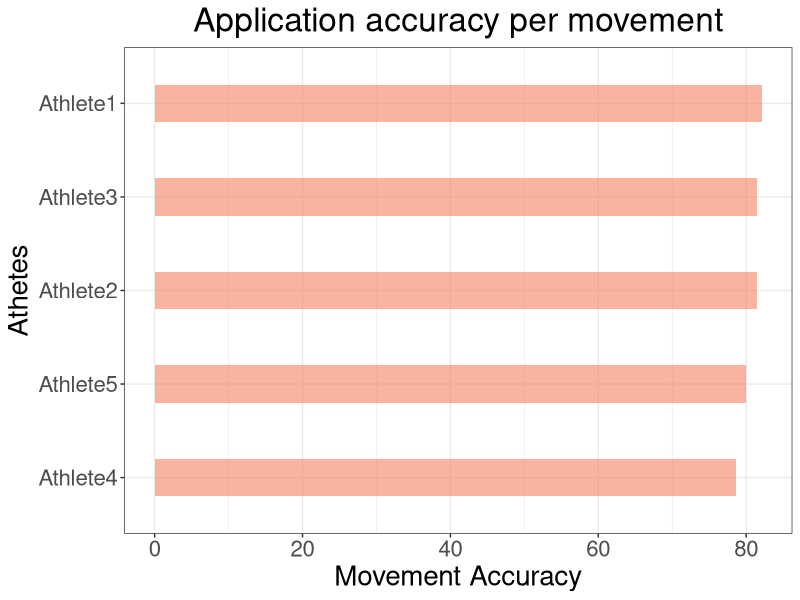
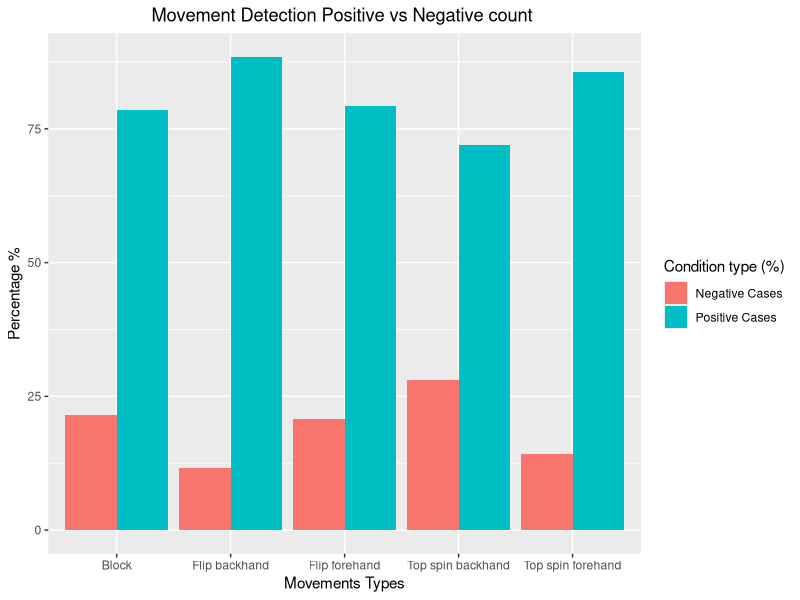

Recreate these plots in R, in order.
# Title     : TODO
# Objective : TODO
# Created by: nuno
# Created on: 10/11/21

# load the library
library(forcats)


# Library
library(ggplot2)
library(dplyr)

# Dataset 1: one value per group
data <- data.frame(
  name = c("Athlete1", "Athlete2", "Athlete3", "Athlete4", "Athlete5"),
  val = c(0.821428571,0.814814815,0.814814815,0.785714286,0.8))
# Reorder following the value of another column:
data %>%
  mutate(name = fct_reorder(name, val)) %>%
  ggplot(aes(x = name, y = val * 100)) +
  geom_bar(stat = "identity", fill = "#f68060", alpha = .6, width = .4) +
  coord_flip() +
  xlab("Athetes") +
  ylab("Movement Accuracy") +
  theme_bw() +
  ggtitle("Application accuracy per movement") +
  theme(plot.title = element_text(hjust = 0.5), text = element_text(size = 20))
#print()

# Reverse side
#data %>%
#  mutate(name = fct_reorder(name, desc(val))) %>%
#  ggplot( aes(x=name, y=val)) +
#  geom_bar(stat="identity", fill="#f68060", alpha=.6, width=.4) +
#  coord_flip() +
#  xlab("") +
#  theme_bw()

# library
library(ggplot2)

# create a dataset
specie <- c(rep("Top spin forehand", 2), rep("Top spin backhand", 2), rep("Block", 2), rep("Flip forehand", 2), rep("Flip backhand", 2))
condition <- rep(c("Positive Cases", "Negative Cases"), 5)
value <- c(0.857142857,0.142857143,0.72,0.28,0.785714286,0.214285714,0.793103448,0.206896552,0.884615385,0.115384615)
data <- data.frame(specie, condition, value)

# Grouped
ggplot(data, aes(fill = condition, y = value * 100, x = specie)) +
  geom_bar(position = "dodge", stat = "identity") +
  xlab("Movements Types") +
  ylab("Percentage %") +
  ggtitle("Movement Detection Positive vs Negative count ") +
  theme(plot.title = element_text(hjust = 0.5))+
  labs(fill = "Condition type (%)")